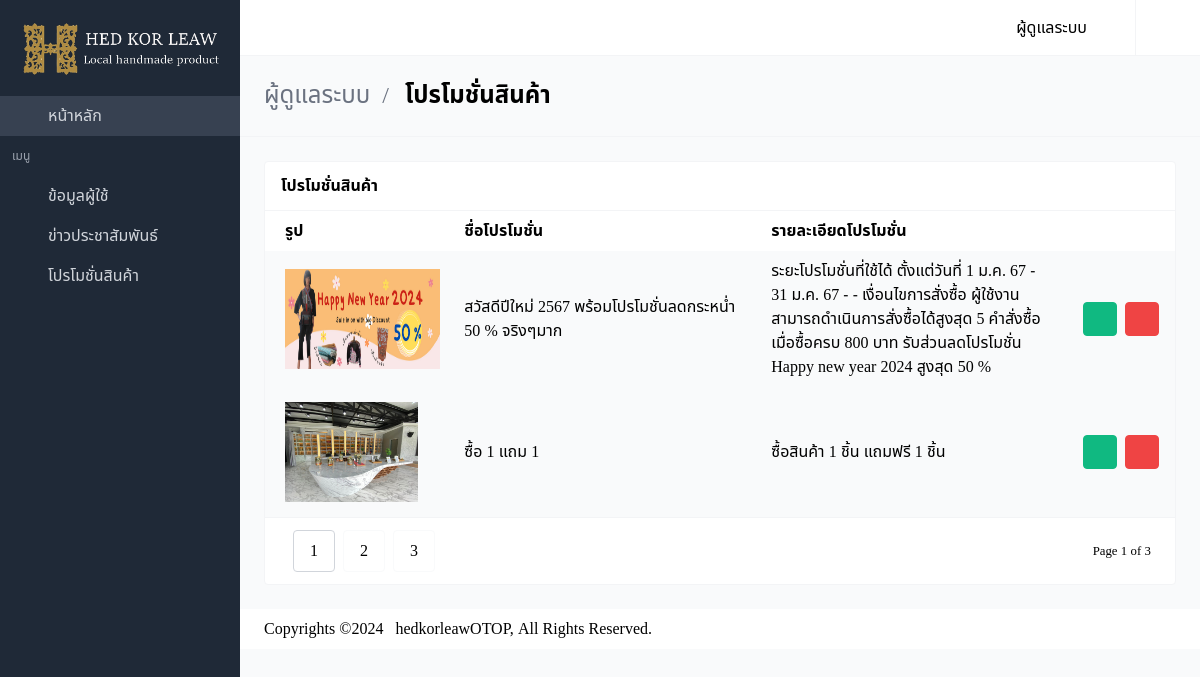
Page /admin/board.php (signed in) on the committed database.
### tables this page shows
CREATE TABLE `promotion` (
  `promotion_id` int(11) NOT NULL,
  `title` varchar(250) DEFAULT NULL,
  `detail` varchar(250) DEFAULT NULL,
  `pic_promotion` varchar(250) DEFAULT NULL
);

### admin/board.php (the view, shortened to what this page needs)
<?php
require_once "../connectDB.php";
if (!$_SESSION['userid']) {
  header("Location: index.php");
} else {
?>
<!DOCTYPE html>
<html lang="en" class="">
<head>
  <link rel="stylesheet" href="css/main.css?v=1628755089081">
</head>
<body>
<div id="app">
  <nav id="navbar-main" class="navbar is-fixed-top">
    <div class="navbar-menu" id="navbar-menu">
        <div class="navbar-item dropdown has-divider has-user-avatar">
          <a class="navbar-link">
            <div class="is-user-name"><span>ผู้ดูแลระบบ</span></div>
            <span class="icon"><i class="mdi mdi-chevron-down"></i></span>
          </a>
      </div>
      <a href="../logout.php" title="Log out" class="navbar-item desktop-icon-only">
        <span class="icon"><i class="mdi mdi-logout"></i></span>
      </a>
      </div>
    </div>
  <aside class="aside is-placed-left is-expanded">
    <div class="aside-tools">
      <div>
        <img src="../assets/img/logo_four_white.png" alt="">
      </div>
    </div>
    <div class="menu is-menu-main">
      <ul class="menu-list">
        <li class="active">
          <a href="index.php">
            <span class="icon"><i class="mdi mdi-desktop-mac"></i></span>
            <span class="menu-item-label">หน้าหลัก</span>
          </a>
        </li>
      </ul>
      <p class="menu-label">เมนู</p>
      <ul class="menu-list">
        <li>
          <a class="dropdown">
            <span class="icon"><i class="mdi mdi-account-circle"></i></span>
            <span class="menu-item-label">ข้อมูลผู้ใช้</span>
            <span class="icon"><i class="mdi mdi-plus"></i></span>
          </a>
        </li>
        <li class="--set-active-tables-html">
          <a href="news.php">
            <span class="icon"><i class="mdi mdi-square-edit-outline"></i></span>
            <span class="menu-item-label">ข่าวประชาสัมพันธ์</span>
          </a>
        </li>
        <li class="--set-active-forms-html">
          <a href="board.php">
            <span class="icon"><i class="mdi mdi-square-edit-outline"></i></span>
            <span class="menu-item-label">โปรโมชั่นสินค้า</span>
          </a>
        </li>
          </ul>
    </div>
  </aside>
<section class="is-title-bar">
  <div class="flex flex-col md:flex-row items-center justify-between space-y-6 md:space-y-0">
    <ul>
      <li>ผู้ดูแลระบบ</li>
      <li>โปรโมชั่นสินค้า</li>
    </ul>
  </div>
</section>
  <section class="section main-section">
    <div class="card has-table">
      <header class="card-header">
        <p class="card-header-title">
          โปรโมชั่นสินค้า
        </p>
        <a href="#" class="card-header-icon">
          <span class="icon"><i class="mdi mdi-reload"></i></span>
        </a>
      </header>
      <div class="card-content">
        <table>
          <thead>
          <tr>
            <th style="width: 300px; padding-left: 20px;">รูป</th>
            <th style="width: 500px;">ชื่อโปรโมชั่น</th>
            <th style="width: 500px;">รายละเอียดโปรโมชั่น</th>
            <th></th>
          </tr>
          </thead>
          <?php
            $sql = "SELECT * FROM `promotion`";
            $result = mysqli_query($conn,$sql);
            while($row = mysqli_fetch_array($result)){
          ?>
          <tbody>
          <tr>
            <td data-label="username" style="padding-left: 20px;"><img src="../assets/img/promotion/<?php echo $row['pic_promotion']?>" alt=""></td>
            <td data-label="number"><?php echo $row['title']?></td>
            <td data-label="number"><?php echo $row['detail']?></td>
            <td class="actions-cell">
              <div class="buttons right nowrap">
                <button class="button small green --jb-modal"  data-target="sample-modal-2" type="button">
                  <a href="editorboard.php?id=<?php echo $row['promotion_id']?>"><span class="icon"><i class="mdi mdi-eye"></i></span></a>
                </button>
                <button class="button small red --jb-modal" data-target="sample-modal" type="button">
                  <span class="icon"><i class="mdi mdi-trash-can"></i></span>
                </button>
              </div>
            </td>
          </tr>
          </tbody>
          <?php } ?>
        </table>
        <div class="table-pagination">
          <div class="flex items-center justify-between">
            <div class="buttons">
              <button type="button" class="button active">1</button>
              <button type="button" class="button">2</button>
              <button type="button" class="button">3</button>
            </div>
            <small>Page 1 of 3</small>
          </div>
        </div>
      </div>
    </div>
  </section>
  <footer class="footer">
    <div class="flex flex-col md:flex-row items-center justify-between space-y-3 md:space-y-0">
      <div class="flex items-center justify-start space-x-3">
        <div>
          Copyrights ©
        </div>
        <div>
          <p><a href="../index.php" target="_blank">hedkorleawOTOP,</a> All Rights
            Reserved.</p>
        </div>
      </div>
    </div>
</footer>
<link rel="stylesheet" href="https://cdn.materialdesignicons.com/4.9.95/css/materialdesignicons.min.css">
</body>
</html>
<?php } ?>

### admin/board.php (style rules this page uses)
td img { height: 100px; }
td { height: 130px; }

### rows in the picture
promotion: pic_promotion (picture), title "สวัสดีปีใหม่ 2567 พร้อมโปรโมชั่นลดกระหน่ำ 50 % จริงๆมาก", detail "ระยะโปรโมชั่นที่ใช้ได้ ตั้งแต่วันที่ 1 ม.ค. 67 - 31 ม.ค. 67 - - เงื่อนไขการสั่งซื้อ ผู้ใช้งานสามารถดำเนินการสั่งซื้อได้สูงสุด 5 คำสั่งซื้อ เมื่อซื้อครบ 800 บาท รับส่วนลดโปรโมชั่น Happy new year 2024 สูงสุด 50 %"
promotion: pic_promotion (picture), title "ซื้อ 1 แถม 1", detail "ซื้อสินค้า 1 ชิ้น แถมฟรี 1 ชิ้น"
